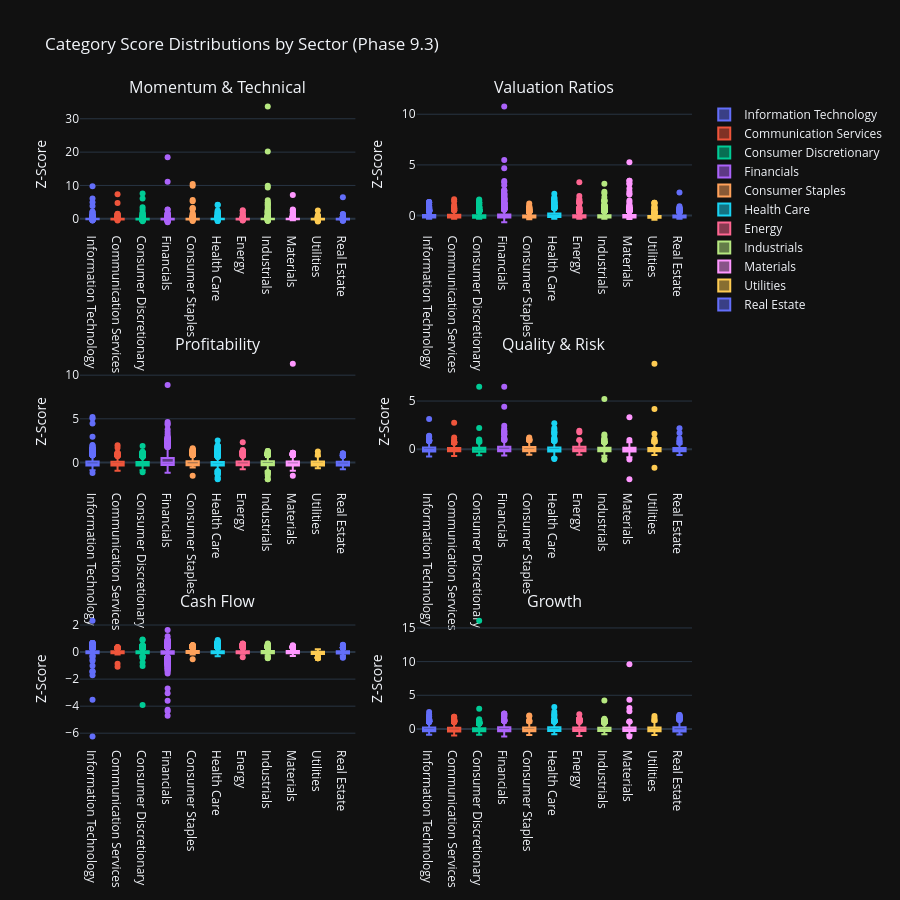

Notebook code cell kept with this figure:
### Code cell
# Visualization 4: Category Distribution Box Plots
print("\n📊 Category Distribution Box Plots:")

# Create box plots for each category showing distribution across sectors
if 'category_score_matrix' in locals() and not category_score_matrix.empty:
    # Add sector information to category scores
    category_scores_with_sector = category_score_matrix.copy()
    category_scores_with_sector['sector'] = all_stocks_scaled['sector'].values

    # Create subplot grid for all categories
    from plotly.subplots import make_subplots
    import math

    categories = [col for col in category_score_matrix.columns]
    n_categories = len(categories)
    n_cols = 2
    n_rows = math.ceil(n_categories / n_cols)

    fig_box = make_subplots(
            rows=n_rows,
            cols=n_cols,
            subplot_titles=categories,
            vertical_spacing=0.2,
            horizontal_spacing=0.1
            )

    for idx, category in enumerate(categories):
        row = idx // n_cols + 1
        col = idx % n_cols + 1

        # Create box plot data for this category
        for sector in category_scores_with_sector['sector'].unique():
            if pd.notna(sector):
                sector_data = category_scores_with_sector[
                    category_scores_with_sector['sector'] == sector
                    ][category].dropna()

                fig_box.add_trace(
                        go.Box(
                                y=sector_data,
                                name=sector,
                                showlegend=(idx == 0),  # Only show legend for first subplot
                                marker_color=px.colors.qualitative.Plotly[
                                    list(category_scores_with_sector['sector'].unique()).index(sector) % 10
                                    ]
                                ),
                        row=row,
                        col=col
                        )

    fig_box.update_layout(
            title_text="Category Score Distributions by Sector (Phase 9.3)",
            height=300 * n_rows,
            showlegend=True
            )

    fig_box.update_yaxes(title_text="Z-Score")

    fig_box.show()
    output_path = eda_output_dir / "phase93_category_distributions_boxplots.html"
    fig_box.write_html(output_path)

    print(f"\n✓ Category distribution box plots complete")
    print(f"  Categories visualized: {n_categories}")
    print(f"  Grid layout: {n_rows}×{n_cols}")
    print(f"  Output: {output_path}")

    # Identify categories with highest variance
    category_variances = category_score_matrix.var().sort_values(ascending=False)
    print(f"\n  📊 Categories with Highest Variance:")
    for category, variance in category_variances.head(5).items():
        print(f"    {category}: {variance:.2f}")
else:
    print("  ⚠️ No category score data available for box plots")

### Figure 1 — Plotly figure (JSON) as saved in the notebook; plotly's stock layout.template omitted (floating-point values rounded to 4 significant figures; data arrays with more than 128 entries replaced by an {"elided": "..."} marker saying what was removed)
{"data": [{"marker": {"color": "#636EFA"}, "name": "Information Technology", "showlegend": true, "y": {"elided": "895 float values"}, "type": "box", "xaxis": "x", "yaxis": "y"}, {"marker": {"color": "#EF553B"}, "name": "Communication Services", "showlegend": true, "y": {"elided": "323 float values"}, "type": "box", "xaxis": "x", "yaxis": "y"}, {"marker": {"color": "#00CC96"}, "name": "Consumer Discretionary", "showlegend": true, "y": {"elided": "833 float values"}, "type": "box", "xaxis": "x", "yaxis": "y"}, {"marker": {"color": "#AB63FA"}, "name": "Financials", "showlegend": true, "y": {"elided": "1011 float values"}, "type": "box", "xaxis": "x", "yaxis": "y"}, {"marker": {"color": "#FFA15A"}, "name": "Consumer Staples", "showlegend": true, "y": {"elided": "466 float values"}, "type": "box", "xaxis": "x", "yaxis": "y"}, {"marker": {"color": "#19D3F3"}, "name": "Health Care", "showlegend": true, "y": {"elided": "666 float values"}, "type": "box", "xaxis": "x", "yaxis": "y"}, {"marker": {"color": "#FF6692"}, "name": "Energy", "showlegend": true, "y": {"elided": "304 float values"}, "type": "box", "xaxis": "x", "yaxis": "y"}, {"marker": {"color": "#B6E880"}, "name": "Industrials", "showlegend": true, "y": {"elided": "1379 float values"}, "type": "box", "xaxis": "x", "yaxis": "y"}, {"marker": {"color": "#FF97FF"}, "name": "Materials", "showlegend": true, "y": {"elided": "660 float values"}, "type": "box", "xaxis": "x", "yaxis": "y"}, {"marker": {"color": "#FECB52"}, "name": "Utilities", "showlegend": true, "y": {"elided": "241 float values"}, "type": "box", "xaxis": "x", "yaxis": "y"}, {"marker": {"color": "#636EFA"}, "name": "Real Estate", "showlegend": true, "y": {"elided": "195 float values"}, "type": "box", "xaxis": "x", "yaxis": "y"}, {"marker": {"color": "#636EFA"}, "name": "Information Technology", "showlegend": false, "y": {"elided": "895 float values"}, "type": "box", "xaxis": "x2", "yaxis": "y2"}, {"marker": {"color": "#EF553B"}, "name": "Communication Services", "showlegend": false, "y": {"elided": "323 float values"}, "type": "box", "xaxis": "x2", "yaxis": "y2"}, {"marker": {"color": "#00CC96"}, "name": "Consumer Discretionary", "showlegend": false, "y": {"elided": "833 float values"}, "type": "box", "xaxis": "x2", "yaxis": "y2"}, {"marker": {"color": "#AB63FA"}, "name": "Financials", "showlegend": false, "y": {"elided": "1011 float values"}, "type": "box", "xaxis": "x2", "yaxis": "y2"}, {"marker": {"color": "#FFA15A"}, "name": "Consumer Staples", "showlegend": false, "y": {"elided": "466 float values"}, "type": "box", "xaxis": "x2", "yaxis": "y2"}, {"marker": {"color": "#19D3F3"}, "name": "Health Care", "showlegend": false, "y": {"elided": "666 float values"}, "type": "box", "xaxis": "x2", "yaxis": "y2"}, {"marker": {"color": "#FF6692"}, "name": "Energy", "showlegend": false, "y": {"elided": "304 float values"}, "type": "box", "xaxis": "x2", "yaxis": "y2"}, {"marker": {"color": "#B6E880"}, "name": "Industrials", "showlegend": false, "y": {"elided": "1379 float values"}, "type": "box", "xaxis": "x2", "yaxis": "y2"}, {"marker": {"color": "#FF97FF"}, "name": "Materials", "showlegend": false, "y": {"elided": "660 float values"}, "type": "box", "xaxis": "x2", "yaxis": "y2"}, {"marker": {"color": "#FECB52"}, "name": "Utilities", "showlegend": false, "y": {"elided": "241 float values"}, "type": "box", "xaxis": "x2", "yaxis": "y2"}, {"marker": {"color": "#636EFA"}, "name": "Real Estate", "showlegend": false, "y": {"elided": "195 float values"}, "type": "box", "xaxis": "x2", "yaxis": "y2"}, {"marker": {"color": "#636EFA"}, "name": "Information Technology", "showlegend": false, "y": {"elided": "895 float values"}, "type": "box", "xaxis": "x3", "yaxis": "y3"}, {"marker": {"color": "#EF553B"}, "name": "Communication Services", "showlegend": false, "y": {"elided": "323 float values"}, "type": "box", "xaxis": "x3", "yaxis": "y3"}, {"marker": {"color": "#00CC96"}, "name": "Consumer Discretionary", "showlegend": false, "y": {"elided": "833 float values"}, "type": "box", "xaxis": "x3", "yaxis": "y3"}, {"marker": {"color": "#AB63FA"}, "name": "Financials", "showlegend": false, "y": {"elided": "1011 float values"}, "type": "box", "xaxis": "x3", "yaxis": "y3"}, {"marker": {"color": "#FFA15A"}, "name": "Consumer Staples", "showlegend": false, "y": {"elided": "466 float values"}, "type": "box", "xaxis": "x3", "yaxis": "y3"}, {"marker": {"color": "#19D3F3"}, "name": "Health Care", "showlegend": false, "y": {"elided": "666 float values"}, "type": "box", "xaxis": "x3", "yaxis": "y3"}, {"marker": {"color": "#FF6692"}, "name": "Energy", "showlegend": false, "y": {"elided": "304 float values"}, "type": "box", "xaxis": "x3", "yaxis": "y3"}, {"marker": {"color": "#B6E880"}, "name": "Industrials", "showlegend": false, "y": {"elided": "1379 float values"}, "type": "box", "xaxis": "x3", "yaxis": "y3"}, {"marker": {"color": "#FF97FF"}, "name": "Materials", "showlegend": false, "y": {"elided": "660 float values"}, "type": "box", "xaxis": "x3", "yaxis": "y3"}, {"marker": {"color": "#FECB52"}, "name": "Utilities", "showlegend": false, "y": {"elided": "241 float values"}, "type": "box", "xaxis": "x3", "yaxis": "y3"}, {"marker": {"color": "#636EFA"}, "name": "Real Estate", "showlegend": false, "y": {"elided": "195 float values"}, "type": "box", "xaxis": "x3", "yaxis": "y3"}, {"marker": {"color": "#636EFA"}, "name": "Information Technology", "showlegend": false, "y": {"elided": "895 float values"}, "type": "box", "xaxis": "x4", "yaxis": "y4"}, {"marker": {"color": "#EF553B"}, "name": "Communication Services", "showlegend": false, "y": {"elided": "323 float values"}, "type": "box", "xaxis": "x4", "yaxis": "y4"}, {"marker": {"color": "#00CC96"}, "name": "Consumer Discretionary", "showlegend": false, "y": {"elided": "833 float values"}, "type": "box", "xaxis": "x4", "yaxis": "y4"}, {"marker": {"color": "#AB63FA"}, "name": "Financials", "showlegend": false, "y": {"elided": "1011 float values"}, "type": "box", "xaxis": "x4", "yaxis": "y4"}, {"marker": {"color": "#FFA15A"}, "name": "Consumer Staples", "showlegend": false, "y": {"elided": "466 float values"}, "type": "box", "xaxis": "x4", "yaxis": "y4"}, {"marker": {"color": "#19D3F3"}, "name": "Health Care", "showlegend": false, "y": {"elided": "666 float values"}, "type": "box", "xaxis": "x4", "yaxis": "y4"}, {"marker": {"color": "#FF6692"}, "name": "Energy", "showlegend": false, "y": {"elided": "304 float values"}, "type": "box", "xaxis": "x4", "yaxis": "y4"}, {"marker": {"color": "#B6E880"}, "name": "Industrials", "showlegend": false, "y": {"elided": "1379 float values"}, "type": "box", "xaxis": "x4", "yaxis": "y4"}, {"marker": {"color": "#FF97FF"}, "name": "Materials", "showlegend": false, "y": {"elided": "660 float values"}, "type": "box", "xaxis": "x4", "yaxis": "y4"}, {"marker": {"color": "#FECB52"}, "name": "Utilities", "showlegend": false, "y": {"elided": "241 float values"}, "type": "box", "xaxis": "x4", "yaxis": "y4"}, {"marker": {"color": "#636EFA"}, "name": "Real Estate", "showlegend": false, "y": {"elided": "195 float values"}, "type": "box", "xaxis": "x4", "yaxis": "y4"}, {"marker": {"color": "#636EFA"}, "name": "Information Technology", "showlegend": false, "y": {"elided": "895 float values"}, "type": "box", "xaxis": "x5", "yaxis": "y5"}, {"marker": {"color": "#EF553B"}, "name": "Communication Services", "showlegend": false, "y": {"elided": "323 float values"}, "type": "box", "xaxis": "x5", "yaxis": "y5"}, {"marker": {"color": "#00CC96"}, "name": "Consumer Discretionary", "showlegend": false, "y": {"elided": "833 float values"}, "type": "box", "xaxis": "x5", "yaxis": "y5"}, {"marker": {"color": "#AB63FA"}, "name": "Financials", "showlegend": false, "y": {"elided": "1011 float values"}, "type": "box", "xaxis": "x5", "yaxis": "y5"}, {"marker": {"color": "#FFA15A"}, "name": "Consumer Staples", "showlegend": false, "y": {"elided": "466 float values"}, "type": "box", "xaxis": "x5", "yaxis": "y5"}, {"marker": {"color": "#19D3F3"}, "name": "Health Care", "showlegend": false, "y": {"elided": "666 float values"}, "type": "box", "xaxis": "x5", "yaxis": "y5"}, {"marker": {"color": "#FF6692"}, "name": "Energy", "showlegend": false, "y": {"elided": "304 float values"}, "type": "box", "xaxis": "x5", "yaxis": "y5"}, {"marker": {"color": "#B6E880"}, "name": "Industrials", "showlegend": false, "y": {"elided": "1379 float values"}, "type": "box", "xaxis": "x5", "yaxis": "y5"}, {"marker": {"color": "#FF97FF"}, "name": "Materials", "showlegend": false, "y": {"elided": "660 float values"}, "type": "box", "xaxis": "x5", "yaxis": "y5"}, {"marker": {"color": "#FECB52"}, "name": "Utilities", "showlegend": false, "y": {"elided": "241 float values"}, "type": "box", "xaxis": "x5", "yaxis": "y5"}, {"marker": {"color": "#636EFA"}, "name": "Real Estate", "showlegend": false, "y": {"elided": "195 float values"}, "type": "box", "xaxis": "x5", "yaxis": "y5"}, {"marker": {"color": "#636EFA"}, "name": "Information Technology", "showlegend": false, "y": {"elided": "895 float values"}, "type": "box", "xaxis": "x6", "yaxis": "y6"}, {"marker": {"color": "#EF553B"}, "name": "Communication Services", "showlegend": false, "y": {"elided": "323 float values"}, "type": "box", "xaxis": "x6", "yaxis": "y6"}, {"marker": {"color": "#00CC96"}, "name": "Consumer Discretionary", "showlegend": false, "y": {"elided": "833 float values"}, "type": "box", "xaxis": "x6", "yaxis": "y6"}, {"marker": {"color": "#AB63FA"}, "name": "Financials", "showlegend": false, "y": {"elided": "1011 float values"}, "type": "box", "xaxis": "x6", "yaxis": "y6"}, {"marker": {"color": "#FFA15A"}, "name": "Consumer Staples", "showlegend": false, "y": {"elided": "466 float values"}, "type": "box", "xaxis": "x6", "yaxis": "y6"}, {"marker": {"color": "#19D3F3"}, "name": "Health Care", "showlegend": false, "y": {"elided": "666 float values"}, "type": "box", "xaxis": "x6", "yaxis": "y6"}, {"marker": {"color": "#FF6692"}, "name": "Energy", "showlegend": false, "y": {"elided": "304 float values"}, "type": "box", "xaxis": "x6", "yaxis": "y6"}, {"marker": {"color": "#B6E880"}, "name": "Industrials", "showlegend": false, "y": {"elided": "1379 float values"}, "type": "box", "xaxis": "x6", "yaxis": "y6"}, {"marker": {"color": "#FF97FF"}, "name": "Materials", "showlegend": false, "y": {"elided": "660 float values"}, "type": "box", "xaxis": "x6", "yaxis": "y6"}, {"marker": {"color": "#FECB52"}, "name": "Utilities", "showlegend": false, "y": {"elided": "241 float values"}, "type": "box", "xaxis": "x6", "yaxis": "y6"}, {"marker": {"color": "#636EFA"}, "name": "Real Estate", "showlegend": false, "y": {"elided": "195 float values"}, "type": "box", "xaxis": "x6", "yaxis": "y6"}], "layout": {"xaxis": {"anchor": "y", "domain": [0.0, 0.45]}, "yaxis": {"anchor": "x", "domain": [0.8, 1.0], "title": {"text": "Z-Score"}}, "xaxis2": {"anchor": "y2", "domain": [0.55, 1.0]}, "yaxis2": {"anchor": "x2", "domain": [0.8, 1.0], "title": {"text": "Z-Score"}}, "xaxis3": {"anchor": "y3", "domain": [0.0, 0.45]}, "yaxis3": {"anchor": "x3", "domain": [0.4, 0.6], "title": {"text": "Z-Score"}}, "xaxis4": {"anchor": "y4", "domain": [0.55, 1.0]}, "yaxis4": {"anchor": "x4", "domain": [0.4, 0.6], "title": {"text": "Z-Score"}}, "xaxis5": {"anchor": "y5", "domain": [0.0, 0.45]}, "yaxis5": {"anchor": "x5", "domain": [0.0, 0.2], "title": {"text": "Z-Score"}}, "xaxis6": {"anchor": "y6", "domain": [0.55, 1.0]}, "yaxis6": {"anchor": "x6", "domain": [0.0, 0.2], "title": {"text": "Z-Score"}}, "annotations": [{"font": {"size": 16}, "showarrow": false, "text": "Momentum & Technical", "x": 0.225, "xanchor": "center", "xref": "paper", "y": 1.0, "yanchor": "bottom", "yref": "paper"}, {"font": {"size": 16}, "showarrow": false, "text": "Valuation Ratios", "x": 0.775, "xanchor": "center", "xref": "paper", "y": 1.0, "yanchor": "bottom", "yref": "paper"}, {"font": {"size": 16}, "showarrow": false, "text": "Profitability", "x": 0.225, "xanchor": "center", "xref": "paper", "y": 0.6, "yanchor": "bottom", "yref": "paper"}, {"font": {"size": 16}, "showarrow": false, "text": "Quality & Risk", "x": 0.775, "xanchor": "center", "xref": "paper", "y": 0.6, "yanchor": "bottom", "yref": "paper"}, {"font": {"size": 16}, "showarrow": false, "text": "Cash Flow", "x": 0.225, "xanchor": "center", "xref": "paper", "y": 0.2, "yanchor": "bottom", "yref": "paper"}, {"font": {"size": 16}, "showarrow": false, "text": "Growth", "x": 0.775, "xanchor": "center", "xref": "paper", "y": 0.2, "yanchor": "bottom", "yref": "paper"}], "title": {"text": "Category Score Distributions by Sector (Phase 9.3)"}, "height": 900, "showlegend": true}}
